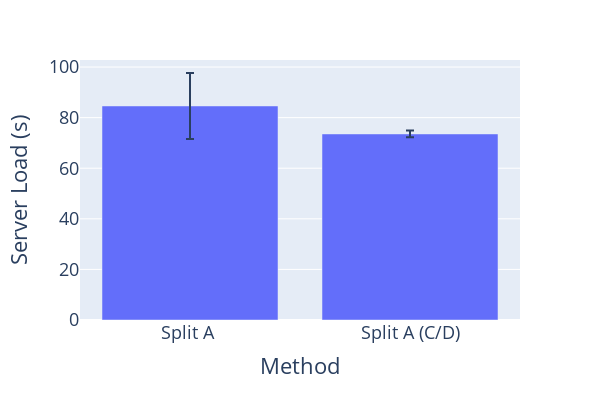
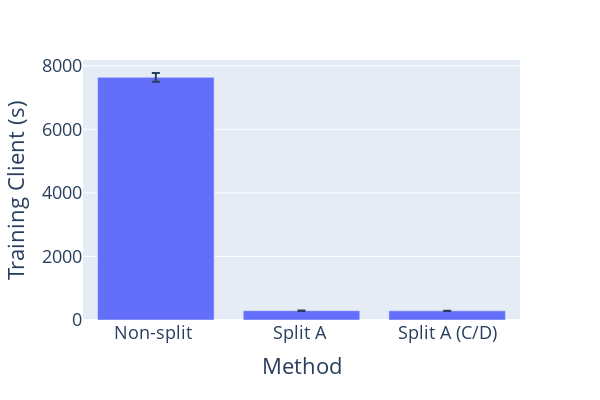
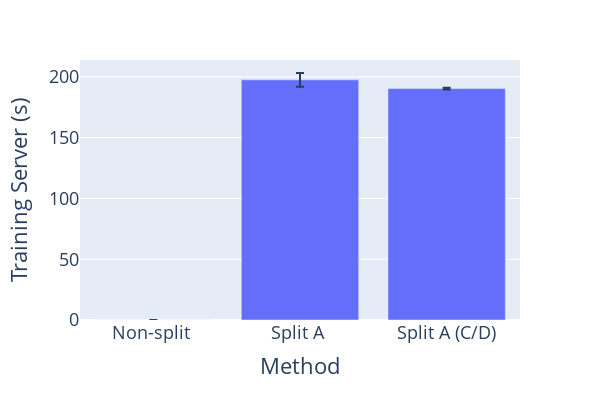
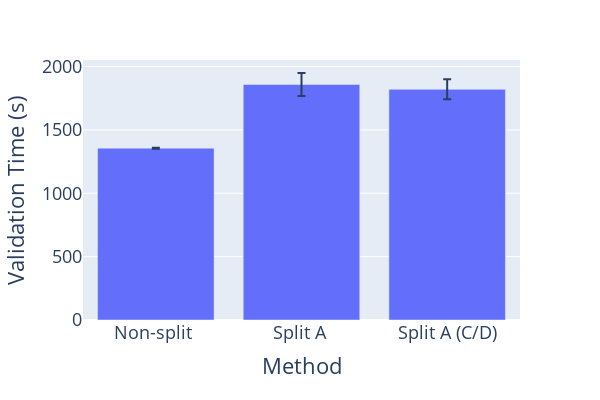

Notebook code cell kept with these figures, in order:
### Code cell
good_name_architecture = {
    0 : 'Non-split',
    1 : 'Split A',
    2 : 'Split B',
    3 : 'Split C',
    4 : 'Split D',
}

good_name_cd_method = {
    'no_compression' : '',
    'zstd' : '(C/D)',
}

df_summary['method_name'] = df_summary.apply(lambda x: f"{good_name_architecture[x['architecture_choice']]} {good_name_cd_method[x['cd_method']]}", axis=1)

good_name_column = {
    'time_server_load' : 'Server Load (s)',
    'time_client_training' : 'Training Client (s)',
    'time_server_training' : 'Training Server (s)',
    'time_validation' : 'Validation Time (s)',
    'time_test' : 'Test (s)',
    'time_communication_server_to_client' : 'Latency Server to Client (s)',
    'time_communication_client_to_server' : 'Latency Client to Server (s)',
    'time_client_compression_decompression' : '(De)Compression Client (s)',
    'time_server_compression_decompression' : '(De)Compression Server (s)',
    'time_considered' : 'Training Time (s)',
    'time_total' : 'Total Time (s)',
}


split_only = [
    'time_communication_server_to_client',
    'time_communication_client_to_server',
    'time_client_compression_decompression',
    'time_server_compression_decompression',
    'time_server_load'
]

for column in time_columns + ['time_considered']:

    df_plot = df_summary.copy()
    if(column in split_only):
        df_plot = df_plot[df_plot['method_name'] != 'Non-split ']

    fig = nice_plot(
        df_plot,
        x_axis='method_name',
        x_axis_title='Method',
        y_axis=column,
        y_axis_title=good_name_column[column],
        plot_type='bar',
    )

    # update_layout
    fig.update_layout(
        width=600,
        height=400,
    )

    fig.show()

    # save
    fig.write_image(f'figures/{column}.pdf')

### Figure 1 — Plotly figure (JSON) as saved in the notebook; plotly's stock layout.template omitted (floating-point values rounded to 4 significant figures)
{"data": [{"alignmentgroup": "True", "error_y": {"array": [13.04, 1.356]}, "hovertemplate": "method_name=%{x}<br>time_server_load_mean=%{y}<extra></extra>", "legendgroup": "", "marker": {"color": "#636efa", "pattern": {"shape": ""}}, "name": "", "offsetgroup": "", "orientation": "v", "showlegend": false, "textposition": "auto", "type": "bar", "x": ["Split A ", "Split A (C/D)"], "xaxis": "x", "y": [84.61, 73.56], "yaxis": "y"}], "layout": {"barmode": "group", "font": {"size": 18}, "height": 400, "hovermode": "x", "legend": {"title": {}, "tracegroupgap": 0}, "margin": {"t": 60}, "width": 600, "xaxis": {"anchor": "y", "domain": [0, 1], "title": {"text": "Method"}}, "yaxis": {"anchor": "x", "domain": [0, 1], "title": {"text": "Server Load (s)"}}}}

### Figure 2 — Plotly figure (JSON) as saved in the notebook; plotly's stock layout.template omitted (floating-point values rounded to 4 significant figures)
{"data": [{"alignmentgroup": "True", "error_y": {"array": [137.0, 8.302, 5.046]}, "hovertemplate": "method_name=%{x}<br>time_client_training_mean=%{y}<extra></extra>", "legendgroup": "", "marker": {"color": "#636efa", "pattern": {"shape": ""}}, "name": "", "offsetgroup": "", "orientation": "v", "showlegend": false, "textposition": "auto", "type": "bar", "x": ["Non-split ", "Split A ", "Split A (C/D)"], "xaxis": "x", "y": [7637.0, 293.5, 288.8], "yaxis": "y"}], "layout": {"barmode": "group", "font": {"size": 18}, "height": 400, "hovermode": "x", "legend": {"title": {}, "tracegroupgap": 0}, "margin": {"t": 60}, "width": 600, "xaxis": {"anchor": "y", "domain": [0, 1], "title": {"text": "Method"}}, "yaxis": {"anchor": "x", "domain": [0, 1], "title": {"text": "Training Client (s)"}}}}

### Figure 3 — Plotly figure (JSON) as saved in the notebook; plotly's stock layout.template omitted (floating-point values rounded to 4 significant figures)
{"data": [{"alignmentgroup": "True", "error_y": {"array": [0, 5.65, 0.6485]}, "hovertemplate": "method_name=%{x}<br>time_server_training_mean=%{y}<extra></extra>", "legendgroup": "", "marker": {"color": "#636efa", "pattern": {"shape": ""}}, "name": "", "offsetgroup": "", "orientation": "v", "showlegend": false, "textposition": "auto", "type": "bar", "x": ["Non-split ", "Split A ", "Split A (C/D)"], "xaxis": "x", "y": [0, 197.5, 190.3], "yaxis": "y"}], "layout": {"barmode": "group", "font": {"size": 18}, "height": 400, "hovermode": "x", "legend": {"title": {}, "tracegroupgap": 0}, "margin": {"t": 60}, "width": 600, "xaxis": {"anchor": "y", "domain": [0, 1], "title": {"text": "Method"}}, "yaxis": {"anchor": "x", "domain": [0, 1], "title": {"text": "Training Server (s)"}}}}

### Figure 4 — Plotly figure (JSON) as saved in the notebook; plotly's stock layout.template omitted (floating-point values rounded to 4 significant figures)
{"data": [{"alignmentgroup": "True", "error_y": {"array": [3.826, 90.97, 79.45]}, "hovertemplate": "method_name=%{x}<br>time_validation_mean=%{y}<extra></extra>", "legendgroup": "", "marker": {"color": "#636efa", "pattern": {"shape": ""}}, "name": "", "offsetgroup": "", "orientation": "v", "showlegend": false, "textposition": "auto", "type": "bar", "x": ["Non-split ", "Split A ", "Split A (C/D)"], "xaxis": "x", "y": [1356.0, 1858.0, 1820.0], "yaxis": "y"}], "layout": {"barmode": "group", "font": {"size": 18}, "height": 400, "hovermode": "x", "legend": {"title": {}, "tracegroupgap": 0}, "margin": {"t": 60}, "width": 600, "xaxis": {"anchor": "y", "domain": [0, 1], "title": {"text": "Method"}}, "yaxis": {"anchor": "x", "domain": [0, 1], "title": {"text": "Validation Time (s)"}}}}
